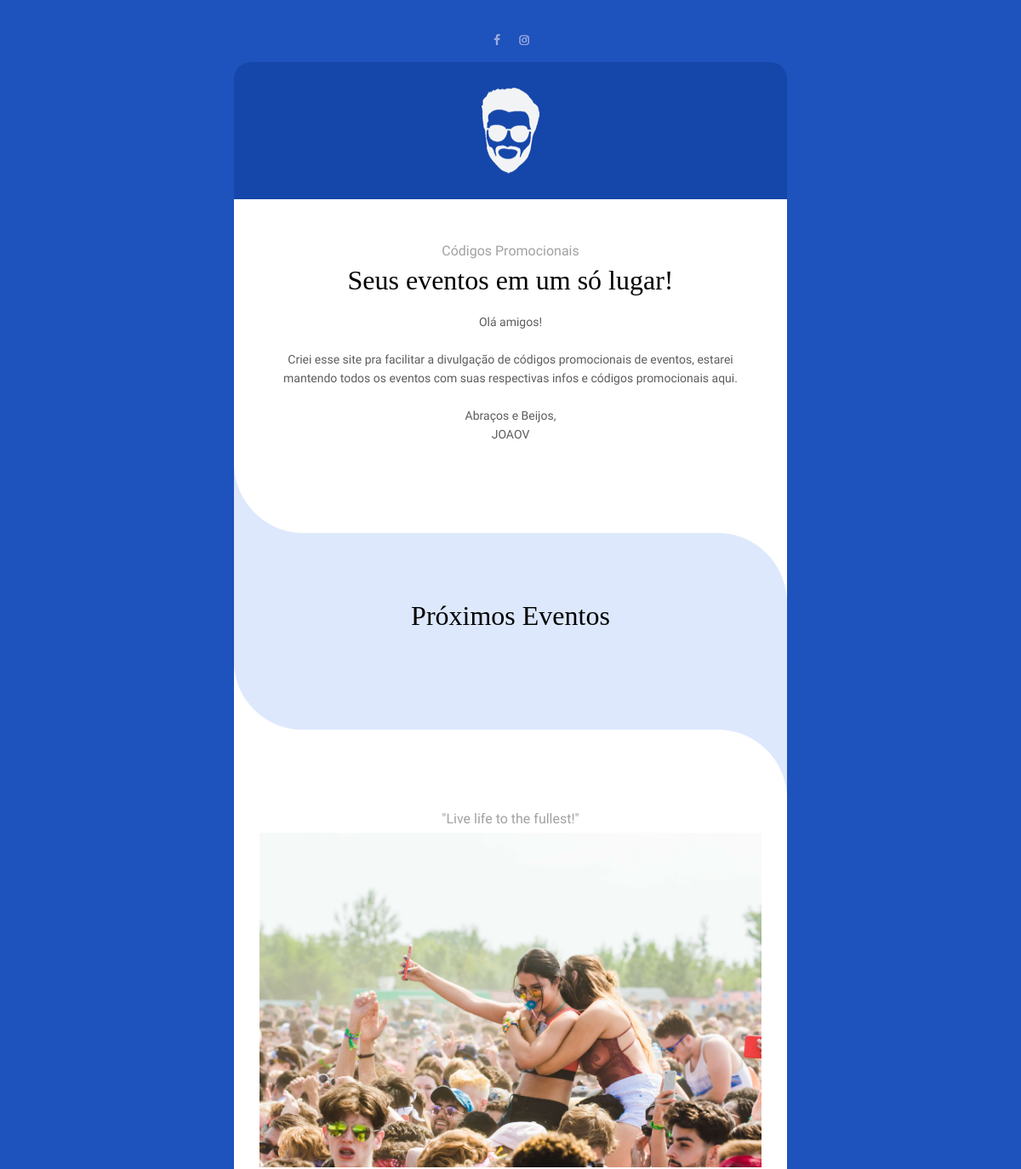
The app's page / (upper part), older data.
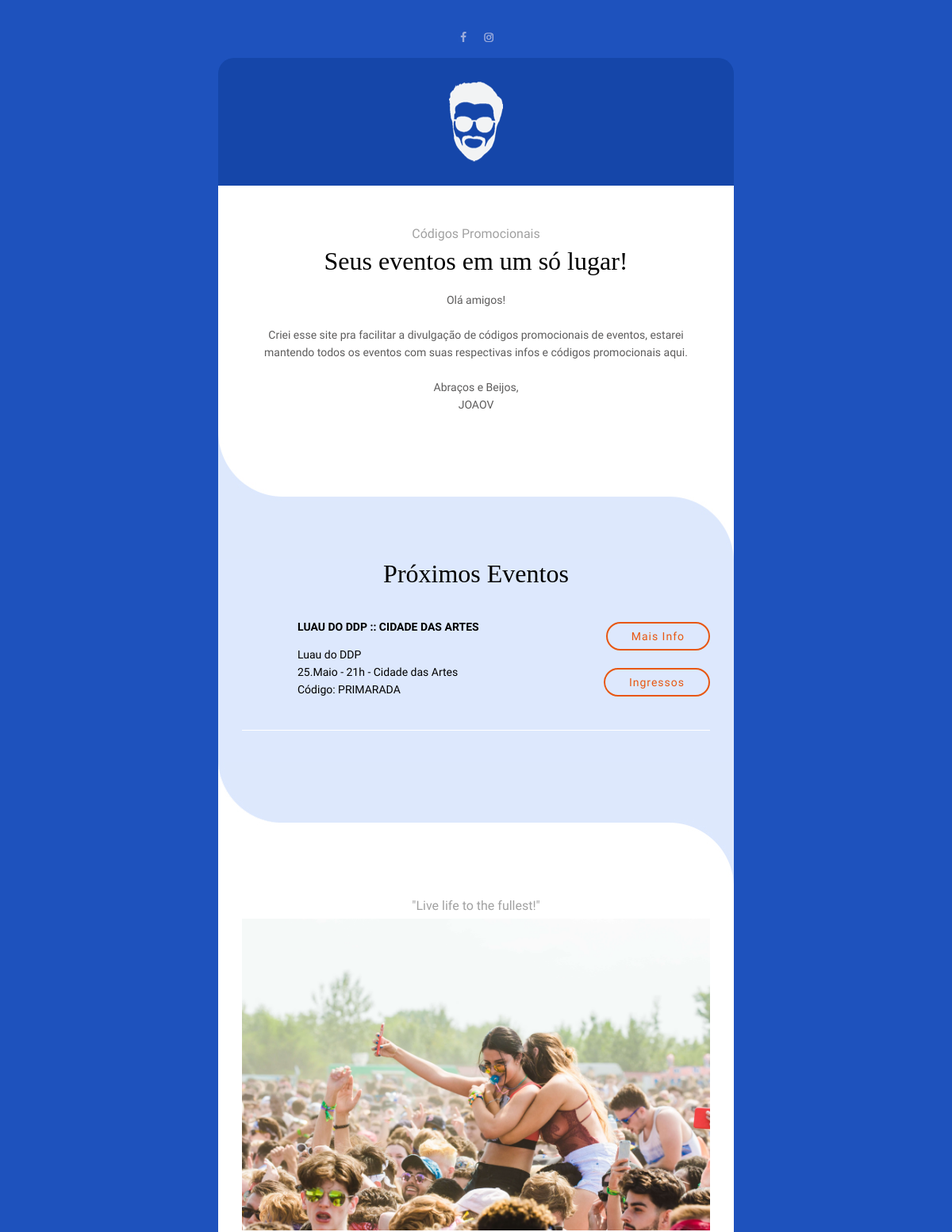
The same page, newer data.
### template/models.py (models this page shows, shortened)
class Event(models.Model):
    name = models.CharField("Nome", max_length=255)
    date = models.DateField("Data", auto_now=False, auto_now_add=False)
    link = models.CharField("Link", max_length=255)
    code = models.CharField("Código", max_length=255)
    short_description = models.TextField("Descrição Curta", null=True, blank=True)
    description = models.TextField("Descrição", null=True, blank=True)
    image = models.ImageField("Imagem", upload_to='eventimage/%Y/%m/%d/', max_length=255, null=True, blank=True)
    created_at = models.DateTimeField("Criado em", auto_now=False, auto_now_add=True)
    updated_at = models.DateTimeField("Atualizado em", auto_now=True, auto_now_add=False)
    class Meta:
        verbose_name = 'Evento'
        verbose_name_plural = 'Eventos'

### template/views.py (the view)
# urls.py: path('', views.HomeView.as_view(), name='home'),
class HomeView(TemplateView):
    template_name = "home.html"
    def get_context_data(self, **kwargs):
        context = super(HomeView, self).get_context_data(**kwargs)
        context['events'] = Event.objects.all().order_by('date')
        return context

### template/templates/home.html (shortened to what the changed rows need)
{% extends "base.html" %}
{% block content %}
    {% load static %}
    {% get_media_prefix as media_prefix %}
    <table width="100%" border="0" cellspacing="0" cellpadding="0" bgcolor="#1e52bd">
        <tr>
            <td align="center" valign="top">
                <table width="650" border="0" cellspacing="0" cellpadding="0" class="mobile-shell">
                    <tr>
                        <td class="td" style="width:650px; min-width:650px; font-size:0pt; line-height:0pt; padding:0; margin:0; font-weight:normal;">
                            <table width="100%" border="0" cellspacing="0" cellpadding="0">
                                <tr>
                                    <td class="p30-15" style="padding: 40px 0px 20px 0px;">
                                        <table width="100%" border="0" cellspacing="0" cellpadding="0">
                                            <tr>
                                                <th class="column-top"style="font-size:0pt; line-height:0pt; padding:0; margin:0; font-weight:normal; vertical-align:top;">
                                                    <table width="100%" border="0" cellspacing="0" cellpadding="0">
                                                        <tr>
                                                            <td align="center">
                                                            </td>
                                                        </tr>
                                                    </table>
                                                </th>
                                            </tr>
                                        </table>
                                    </td>
                                </tr>
                            </table>
                            <table width="100%" border="0" cellspacing="0" cellpadding="0">
                                <tr>
                                    <td>
                                        <table width="100%" border="0" cellspacing="0" cellpadding="0" bgcolor="#dde8fd">
                                            <tr>
                                                <td class="p0-15" style="padding: 0px 30px;">
                                                    <table width="100%" border="0" cellspacing="0" cellpadding="0">
                                                        {% for e in events %}
                                                        <tr>
                                                            <td class="pb40"style="padding-bottom:40px;">
                                                                <table width="100%" border="0" cellspacing="0" cellpadding="0">
                                                                    <tr>
                                                                        <td class="event-separator"style="padding-bottom:40px; border-bottom:1px solid #ffffff;">
                                                                            <table width="100%" border="0" cellspacing="0" cellpadding="0">
                                                                                <tr>
                                                                                    <th class="column-top" width="60"style="font-size:0pt; line-height:0pt; padding:0; margin:0; font-weight:normal; vertical-align:top;">
                                                                                        <table width="100%" border="0" cellspacing="0" cellpadding="0">
                                                                                            <tr>
                                                                                                <td class="date"style="color:#000000; font-family:'Raleway', Arial,sans-serif; font-size:12px; line-height:16px; text-align:left; padding-bottom:6px;"><multiline>{{ e.date|date:"F" }}</multiline></td>
                                                                                            </tr>
                                                                                        </table>
                                                                                    </th>
                                                                                    <th class="column-empty" width="10"style="font-size:0pt; line-height:0pt; padding:0; margin:0; font-weight:normal; direction:ltr;"></th>
                                                                                    <th class="column-top"style="font-size:0pt; line-height:0pt; padding:0; margin:0; font-weight:normal; vertical-align:top;">
                                                                                        <table width="100%" border="0" cellspacing="0" cellpadding="0">
                                                                                            <tr>
                                                                                                <td class="h5-black black"style="font-family:'Raleway', Arial,sans-serif; font-size:14px; line-height:18px; text-align:left; padding-bottom:15px; text-transform:uppercase; font-weight:bold; color:#000000;"><multiline>{{ e.name }}</multiline></td>
                                                                                            </tr>
                                                                                            <tr>
                                                                                                <td class="text black"style="font-family:'Raleway', Arial,sans-serif; font-size:14px; line-height:22px; text-align:left; color:#000000; white-space:pre-wrap;"><multiline>{{ e.short_description }}</multiline></td>
                                                                                            </tr>
                                                                                        </table>
                                                                                    </th>
                                                                                    <th class="column-empty" width="10"style="font-size:0pt; line-height:0pt; padding:0; margin:0; font-weight:normal; direction:ltr;"></th>
                                                                                    <th class="column-top" width="156"style="font-size:0pt; line-height:0pt; padding:0; margin:0; font-weight:normal; vertical-align:middle;">
                                                                                        <table class="m-top" width="100%" border="0" cellspacing="0" cellpadding="0">
                                                                                            <tr>
                                                                                                <td align="right" class="m-left">
                                                                                                    <a href="{% url 'event' e.id %}" target="_blank" class="button m-left">Mais Info</a>
                                                                                                </td>
                                                                                            </tr>
                                                                                            <tr height="40px" style="font-size:0pt; line-height:0pt; padding:0; margin:0; font-weight:normal; direction:ltr;"></tr>
                                                                                            <tr>
                                                                                                <td align="right" class="m-left">
                                                                                                    <a href="{{ e.link }}" target="_blank" class="button m-left">Ingressos</a>
                                                                                                </td>
                                                                                            </tr>
                                                                                        </table>
                                                                                    </th>
                                                                                </tr>
                                                                            </table>
                                                                        </td>
                                                                    </tr>
                                                                </table>
                                                            </td>
                                                        </tr>
                                                        {% endfor %}
                                                    </table>
                                                </td>
                                            </tr>
                                        </table>
                                    </td>
                                </tr>
                            </table>
                        </td>
                    </tr>
                </table>
            </td>
        </tr>
    </table>
{% endblock %}

Row changes from the older to the newer data that the page shows:
added Event: name "LUAU DO DDP :: CIDADE DAS ARTES", short_description "Luau do DDP 25.Maio - 21h - Cidade das Artes Código: PRIMARADA"
